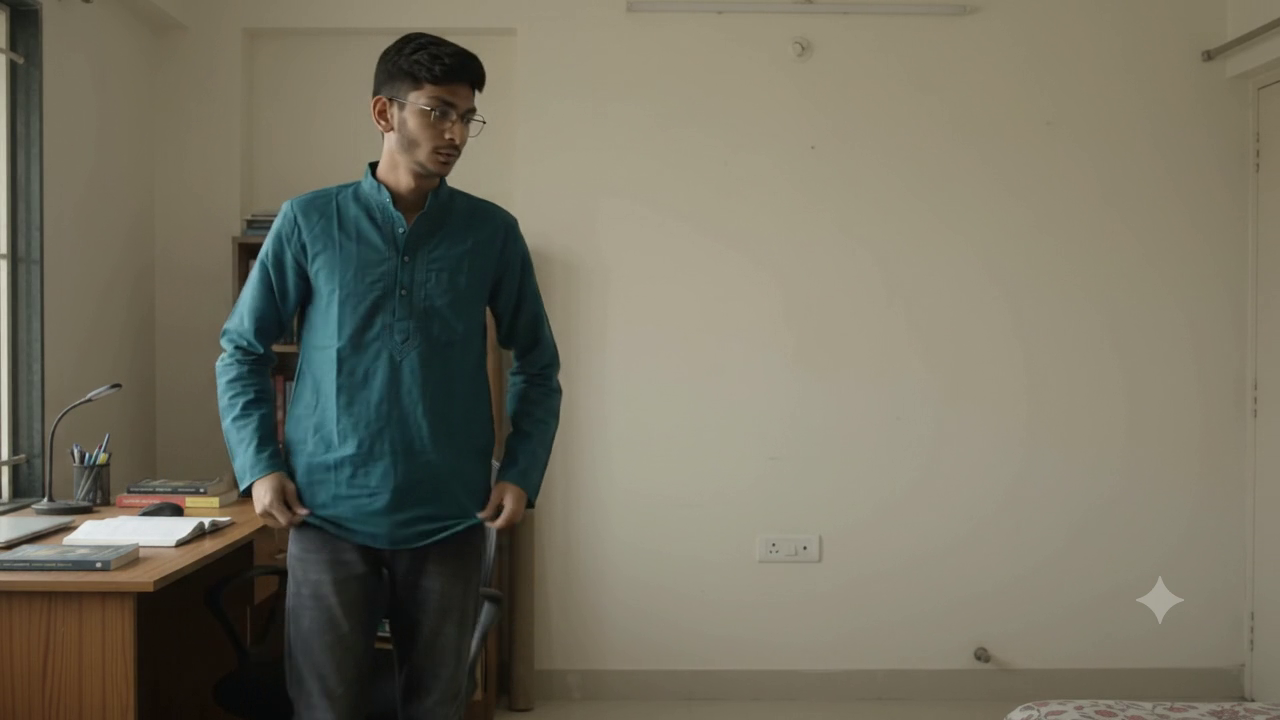
#> input picture frame 60 of data/videos/original_video.mp4, 1280 x 720 px
$ python unit5_object_detection_motion.py
#> lines starting #> are read from the running program, lines starting #| are printed output that depends on the picture
import os
import sys
import cv2
import numpy as np
import matplotlib.pyplot as plt
from ultralytics import YOLO


def run_unit5_object_recognition_and_motion():
    print("=====================================================================")
    print("UNIT 5: OBJECT RECOGNITION (HAAR & YOLO) & MOTION ESTIMATION")
    print("=====================================================================")

    output_dir = os.path.join("outputs", "unit5")
    os.makedirs(output_dir, exist_ok=True)

    video_path = "data/videos/original_video.mp4"
    if not os.path.exists(video_path):
        print(f"[ERROR] '{video_path}' not found. Please record or place your video in 'data/videos/'.")
        sys.exit(1)

    cap = cv2.VideoCapture(video_path)
    fps = cap.get(cv2.CAP_PROP_FPS) or 30
    frame_count = int(cap.get(cv2.CAP_PROP_FRAME_COUNT))
    print(f"Processing video: {video_path} ({frame_count} frames @ {fps:.1f} FPS)")

    # Extract a middle frame from the video for Object Recognition (Part A)
    target_frame_idx = min(frame_count // 2, 60)
    cap.set(cv2.CAP_PROP_POS_FRAMES, target_frame_idx)
    ret, video_frame = cap.read()
#> video_frame is the input picture: shape (720, 1280, 3); mean B, G, R 97.8, 113.8, 117.3

    if not ret or video_frame is None:
        print("[ERROR] Could not read frame from video for object recognition.")
        cap.release()
        sys.exit(1)

    # ===================================================================
    # PART A: OBJECT RECOGNITION ON VIDEO FRAME (Haar Cascade vs YOLO)
    # ===================================================================
    print("\n--- Part A: Object Recognition (Using Video Frame) ---")
    img_bgr = video_frame
    gray = cv2.cvtColor(img_bgr, cv2.COLOR_BGR2GRAY)
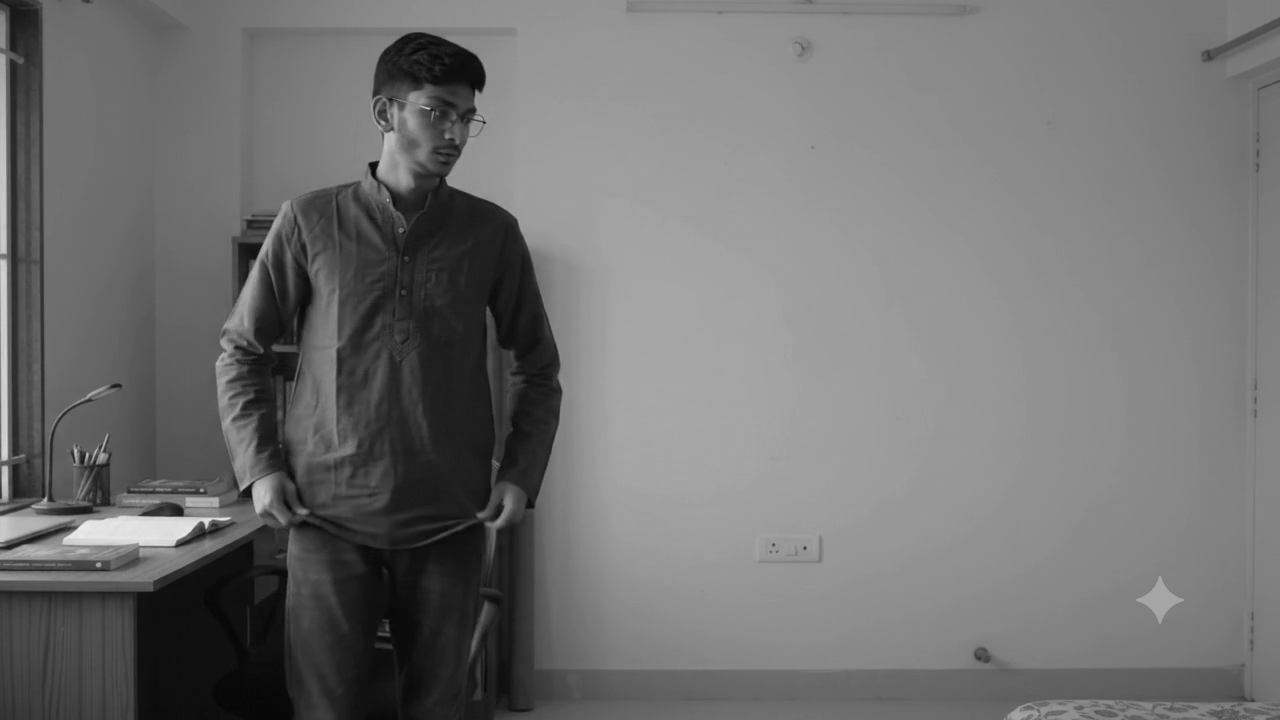
#> gray: shape (720, 1280); min 4, max 237, mean 113

    # 1. Haar Cascade Face Detection
    haar_xml = os.path.join("data", "haarcascade_frontalface_default.xml")
    if not os.path.exists(haar_xml):
        haar_xml = cv2.data.haarcascades + "haarcascade_frontalface_default.xml"

    face_cascade = cv2.CascadeClassifier(haar_xml)
    faces = face_cascade.detectMultiScale(gray, scaleFactor=1.1, minNeighbors=5, minSize=(30, 30))
#> faces = ()
    print(f"[Haar Cascade] Detected {len(faces)} face(s) in video frame")
#| [Haar Cascade] Detected 0 face(s) in video frame

    haar_img = img_bgr.copy()
    for (x, y, w, h) in faces:
        cv2.rectangle(haar_img, (x, y), (x + w, y + h), (0, 0, 255), 4)
        cv2.putText(haar_img, "Face (Haar)", (x, y - 10), cv2.FONT_HERSHEY_SIMPLEX, 0.9, (0, 0, 255), 2)
#> this loop made 0 passes

    # 2. Ultralytics YOLO Object Detection
    print("[YOLO] Loading pretrained YOLOv8n model...")
    model = YOLO("yolov8n.pt")
    results = model(img_bgr, verbose=False)
    yolo_img = img_bgr.copy()

    for r in results:
        boxes = r.boxes
        for box in boxes:
            b = box.xyxy[0].cpu().numpy()
            cls_id = int(box.cls[0])
            conf = float(box.conf[0])
            cls_name = model.names[cls_id]
            print(f"       - Detected '{cls_name}' with confidence {conf:.2f}")

            x1, y1, x2, y2 = map(int, b)
            cv2.rectangle(yolo_img, (x1, y1), (x2, y2), (0, 255, 0), 4)
            label = f"{cls_name} ({conf:.2f})"
            cv2.putText(yolo_img, label, (x1, max(30, y1 - 10)), cv2.FONT_HERSHEY_SIMPLEX, 0.8, (0, 255, 0), 2)

    cv2.imwrite(os.path.join(output_dir, "01_haar_face_detection.jpg"), haar_img)
    cv2.imwrite(os.path.join(output_dir, "02_yolo_object_detection.jpg"), yolo_img)

    # ===================================================================
    # TASK 3 STEP 5: DETECTOR FAILURE CASE ANALYSIS (Haar vs YOLO)
    # ===================================================================
    print("\n--- Task 3.5: Detector Failure / Edge Case Analysis ---")
    print("Testing 90° clockwise rotated frame (head tilt / profile orientation)...")
    rot_frame = cv2.rotate(img_bgr, cv2.ROTATE_90_CLOCKWISE)
    rot_gray = cv2.cvtColor(rot_frame, cv2.COLOR_BGR2GRAY)

    haar_rot_faces = face_cascade.detectMultiScale(rot_gray, scaleFactor=1.1, minNeighbors=5, minSize=(30, 30))
    print(f"       - Haar Detections on Rotated Frame: {len(haar_rot_faces)} (FAILED / Missed detection due to lack of rotation invariance)")

    yolo_rot_res = model(rot_frame, verbose=False)
    yolo_rot_detections = []
    for r in yolo_rot_res:
        for box in r.boxes:
            cls_name = model.names[int(box.cls[0])]
            conf = float(box.conf[0])
            yolo_rot_detections.append(f"{cls_name} ({conf:.2f})")
    print(f"       - YOLO Detections on Rotated Frame: {', '.join(yolo_rot_detections) if yolo_rot_detections else 'None'}")

    haar_fail_vis = rot_frame.copy()
    cv2.putText(haar_fail_vis, f"Haar: {len(haar_rot_faces)} faces (MISSED - Rotation Sensitive)",
                (20, 40), cv2.FONT_HERSHEY_SIMPLEX, 0.7, (0, 0, 255), 2)

    yolo_fail_vis = rot_frame.copy()
    for r in yolo_rot_res:
        for box in r.boxes:
            b = box.xyxy[0].cpu().numpy().astype(int)
            cls_name = model.names[int(box.cls[0])]
            conf = float(box.conf[0])
            cv2.rectangle(yolo_fail_vis, (b[0], b[1]), (b[2], b[3]), (0, 255, 0), 3)
            cv2.putText(yolo_fail_vis, f"{cls_name} {conf:.2f}", (b[0], max(25, b[1]-5)),
                        cv2.FONT_HERSHEY_SIMPLEX, 0.7, (0, 255, 0), 2)
    cv2.putText(yolo_fail_vis, "YOLO: Deep Feature Robustness", (20, 40), cv2.FONT_HERSHEY_SIMPLEX, 0.7, (0, 255, 0), 2)

    fig_fail, axes_fail = plt.subplots(1, 2, figsize=(12, 6))
    fig_fail.suptitle("Task 3.5: Failure Case Analysis — Haar Rotation Sensitivity vs YOLO Robustness", fontsize=13, fontweight="bold")
    axes_fail[0].imshow(cv2.cvtColor(haar_fail_vis, cv2.COLOR_BGR2RGB))
    axes_fail[0].set_title(f"Haar Cascade (0 faces detected)", fontsize=11)
    axes_fail[0].axis("off")
    axes_fail[1].imshow(cv2.cvtColor(yolo_fail_vis, cv2.COLOR_BGR2RGB))
    axes_fail[1].set_title("YOLOv8 Detection on Rotated Frame", fontsize=11)
    axes_fail[1].axis("off")
    plt.tight_layout()
    fail_path = os.path.join(output_dir, "07_detector_failure_case_analysis.jpg")
    plt.savefig(fail_path, dpi=200, bbox_inches="tight")
    plt.close()

    # ===================================================================
    # PART B: VIDEO MOTION ESTIMATION
    # ===================================================================
    print("\n--- Part B: Video Motion Estimation ---")
    cap.set(cv2.CAP_PROP_POS_FRAMES, target_frame_idx)
    ret1, frame1 = cap.read()

    # Skip 5 frames ahead for motion calculation
    for _ in range(5):
        cap.read()
    ret2, frame2 = cap.read()

    if not ret1 or not ret2:
        cap.set(cv2.CAP_PROP_POS_FRAMES, 0)
        ret1, frame1 = cap.read()
        cap.set(cv2.CAP_PROP_POS_FRAMES, 5)
        ret2, frame2 = cap.read()

    f1_gray = cv2.cvtColor(frame1, cv2.COLOR_BGR2GRAY)
    f2_gray = cv2.cvtColor(frame2, cv2.COLOR_BGR2GRAY)

    # 1. Frame Differencing
    diff_mask = cv2.absdiff(f1_gray, f2_gray)
    _, diff_thresh = cv2.threshold(diff_mask, 25, 255, cv2.THRESH_BINARY)

    # 2. GMM Background Subtractor (MOG2)
    bg_subtractor = cv2.createBackgroundSubtractorMOG2(history=300, varThreshold=25, detectShadows=True)
    cap.set(cv2.CAP_PROP_POS_FRAMES, max(0, target_frame_idx - 15))
    for _ in range(15):
        ok, f = cap.read()
        if ok:
            _ = bg_subtractor.apply(f)

    fg_mask = bg_subtractor.apply(frame2)
    _, fg_mask_clean = cv2.threshold(fg_mask, 200, 255, cv2.THRESH_BINARY)

    # 3. Lucas-Kanade Optical Flow
    feature_params = dict(maxCorners=150, qualityLevel=0.2, minDistance=5, blockSize=7)
    lk_params = dict(winSize=(21, 21), maxLevel=3, criteria=(cv2.TERM_CRITERIA_EPS | cv2.TERM_CRITERIA_COUNT, 20, 0.03))

    p0 = cv2.goodFeaturesToTrack(f1_gray, mask=None, **feature_params)
    optical_flow_img = frame2.copy()

    if p0 is not None:
        p1, st, err = cv2.calcOpticalFlowPyrLK(f1_gray, f2_gray, p0, None, **lk_params)
        if p1 is not None:
            good_new = p1[st == 1]
            good_old = p0[st == 1]
            for (new, old) in zip(good_new, good_old):
                a, b = map(int, new.ravel())
                c, d = map(int, old.ravel())
                cv2.line(optical_flow_img, (c, d), (a, b), (0, 255, 0), 2)
                cv2.circle(optical_flow_img, (a, b), 4, (0, 0, 255), -1)

    cap.release()

    cv2.imwrite(os.path.join(output_dir, "03_frame_differencing_mask.jpg"), diff_thresh)
    cv2.imwrite(os.path.join(output_dir, "04_gmm_background_subtraction_mask.jpg"), fg_mask_clean)
    cv2.imwrite(os.path.join(output_dir, "05_lucas_kanade_optical_flow.jpg"), optical_flow_img)

    # Summary Comparison Grid Plot
    fig, axes = plt.subplots(2, 3, figsize=(16, 10))
    fig.suptitle("Unit 5: Object Recognition & Video Motion Estimation Comparison", fontsize=15, fontweight="bold")

    unit5_plots = [
        ("1. Haar Cascade Face Detection", cv2.cvtColor(haar_img, cv2.COLOR_BGR2RGB), None),
        ("2. YOLOv8 Object Detection", cv2.cvtColor(yolo_img, cv2.COLOR_BGR2RGB), None),
        ("3. Frame Differencing Mask\n(Highlights moving edges)", diff_thresh, "gray"),
        ("4. GMM Background Subtraction\n(Isolates foreground silhouette)", fg_mask_clean, "gray"),
        ("5. Lucas-Kanade Optical Flow\n(Tracks motion vectors & corners)", cv2.cvtColor(optical_flow_img, cv2.COLOR_BGR2RGB), None),
    ]

    for idx, (title, img, cmap_val) in enumerate(unit5_plots):
        r, c = divmod(idx, 3)
        if cmap_val:
            axes[r, c].imshow(img, cmap=cmap_val)
        else:
            axes[r, c].imshow(img)
        axes[r, c].set_title(title, fontsize=11)
        axes[r, c].axis("off")

    axes[1, 2].axis("off")
    plt.tight_layout()
    summary_grid_path = os.path.join(output_dir, "06_unit5_recognition_motion_summary_grid.png")
    plt.savefig(summary_grid_path, dpi=200, bbox_inches="tight")
    plt.close()

    # ===================================================================
    # TASK 4 STEP 6: COMPARISON TABLE
    # ===================================================================
    print("\n-------------------------------------------------------------------------------------------------------------------")
    print("TASK 4 STEP 6: VIDEO MOTION ESTIMATION COMPARISON TABLE")
    print("-------------------------------------------------------------------------------------------------------------------")
    table_text = (
        "| Motion Estimation Technique      | Mathematical Basis                  | Output Representation             | Computational Cost | Key Strengths                     | Key Limitations                      |\n"
        "| :------------------------------- | :---------------------------------- | :-------------------------------- | :----------------- | :-------------------------------- | :----------------------------------- |\n"
        "| 1. Frame Differencing            | Pixel-wise subtraction |I(t) - I(t-1)|  Binary edge mask of motion         | Extremely Low (<1ms)| Real-time, zero memory state      | Suffers from ghosting, interior void |\n"
        "| 2. GMM Background Subtraction    | Multi-modal Gaussian distribution   | Full solid foreground silhouette  | Moderate (~5-10ms)  | Complete segmentation, learns scene| Needs warmup, sensitive to camera pan|\n"
        "| 3. Lucas-Kanade Optical Flow     | Brightness constancy constraint      | Sparse motion velocity vectors (dx,dy)| Moderate (~8-15ms)  | Direction and speed quantified     | Small motion assumption, corner-only |\n"
    )
    print(table_text)
    print("-------------------------------------------------------------------------------------------------------------------")

    print(f"[SUCCESS] Unit 5 Complete! All output files saved in '{output_dir}/'")
    print(f"[REPORT FILE] Failure Analysis Grid : '{fail_path}'")
    print(f"[REPORT FILE] Recognition & Motion : '{summary_grid_path}'")
    print("=====================================================================")


if __name__ == "__main__":
    run_unit5_object_recognition_and_motion()
#> (the call stopped at in run_unit5_object_recognition_and_motion, `model = YOLO("yolov8n.pt")`: ultralytics is not available in this run)
